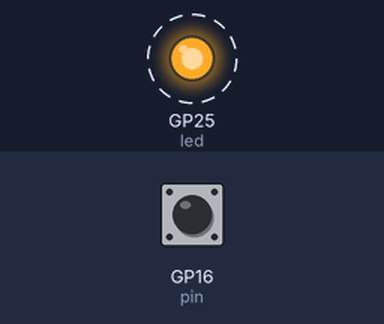
A program run on a simulated Raspberry Pi Pico running MicroPython. On the bench: output pins drawn as LEDs (lit = HIGH). Dashed ring = blinking. Inputs (shaded band) come from the test bench; at power-on: GP16 (pin) LOW. Files the program writes start out absent.

Above: at 1.25 s.
1.3 s: GP16 (pin) pulled HIGH for 0.15 s
At 6.4 s:
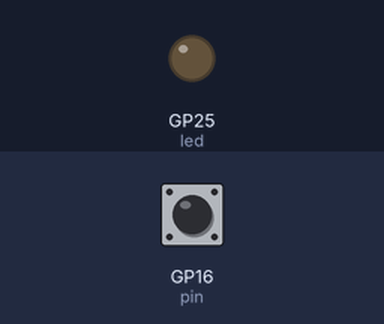
Timing chart, 0 to 7.9 s (numbered marks = the images above; inputs shaded):
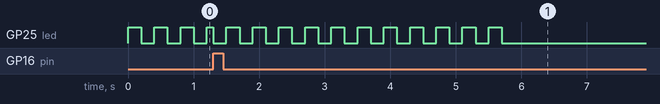

The program:

sleep.py
```python
'''
Example of sleeping the Raspberry Pico W.
Be sure to use help(machine) to discover available power options
References:
    https://docs.micropython.org/en/latest/rp2/quickref.html
    https://docs.micropython.org/en/latest/library/machine.html#constants

As of v1.21 micropython for Raspberry Pico, only machine.lightsleep() and
machine.deepsleep() are available.
NOTE: Thonny is a bit difficult to handle keeping the connection while it
sleeps and wakes, so manipulating an LED and/or logging along with saving the
script as main.py is helpful to successfully test.  In contrast, Thonny handles
the esp32 sleeping much better.  A couple lines down you'll see "wake_reason" is
not available for the Pico, so knowing whether a wake happens due to a hardware
Pin interrupt or clock timer is not available.

NOTE: deepsleep() basically just restarts the device, lightsleep() will run
an interrupt function and continue with whatever code you have after the
lightsleep line.
'''

import time
#Notice that "wake_reason" is commented out.  It is not a function available
# to the Raspberry Pico's
from machine import Pin, deepsleep, lightsleep, reset_cause#, wake_reason

#This only runs when the device is interrupted from a lightsleep
def wake_up(pin):
    #setting handler to '' for debouncing
    pin.irq(trigger=Pin.IRQ_RISING, handler='')
    with open('log.txt','a') as file:
        file.write(f"Running wake_function\n")
    iter = 20
    while iter > 0:
        led.toggle()
        time.sleep(0.2)
        iter = iter - 1
    with open('log.txt','a') as file:
        file.write(f"Finished running wake_function\n")
    #putting the handler back to trigger the function after it runs
    pin.irq(trigger=Pin.IRQ_RISING, handler=wake_up)

#In this example, hardware Pin 16 is used to wake the Pico if it gets a high signal
# This is compatible with both lightsleep() and deepsleep(), but in deepsleep() the
# function will NOT be run, the Pico will simply restart
pin = Pin(16, Pin.IN, Pin.PULL_DOWN)
pin.irq(trigger=Pin.IRQ_RISING, handler=wake_up)

led = Pin('LED',Pin.OUT) #Used the onboard LED to determine what was working

#Used logging to flush out values I'd get
with open('log.txt','a') as file:
    file.write(f"{reset_cause()}\n")
blink_iter = 10
while blink_iter > 0:
    led.toggle()
    time.sleep(0.2)  # Pause for 0.5 seconds
    blink_iter = blink_iter - 1
led.value(0)

#During lightsleep you can let the 10000 microseconds run, or Pin interrupt
# as noted earlier in the code.
lightsleep(10000)
#If the line above was a deepsleep(10000) the code below would not run, but
# it will in a lightsleep function
with open('log.txt','a') as file:
    file.write(f"Running remaining code after lightsleep\n")
    iter = 20
    while iter > 0:
        led.toggle()
        time.sleep(1)
        iter = iter - 1
```

Measured:
- by itself, GP25 (led): alternates HIGH for 0.20 s and LOW for 0.20 s, 23 changes in all, then stays LOW
